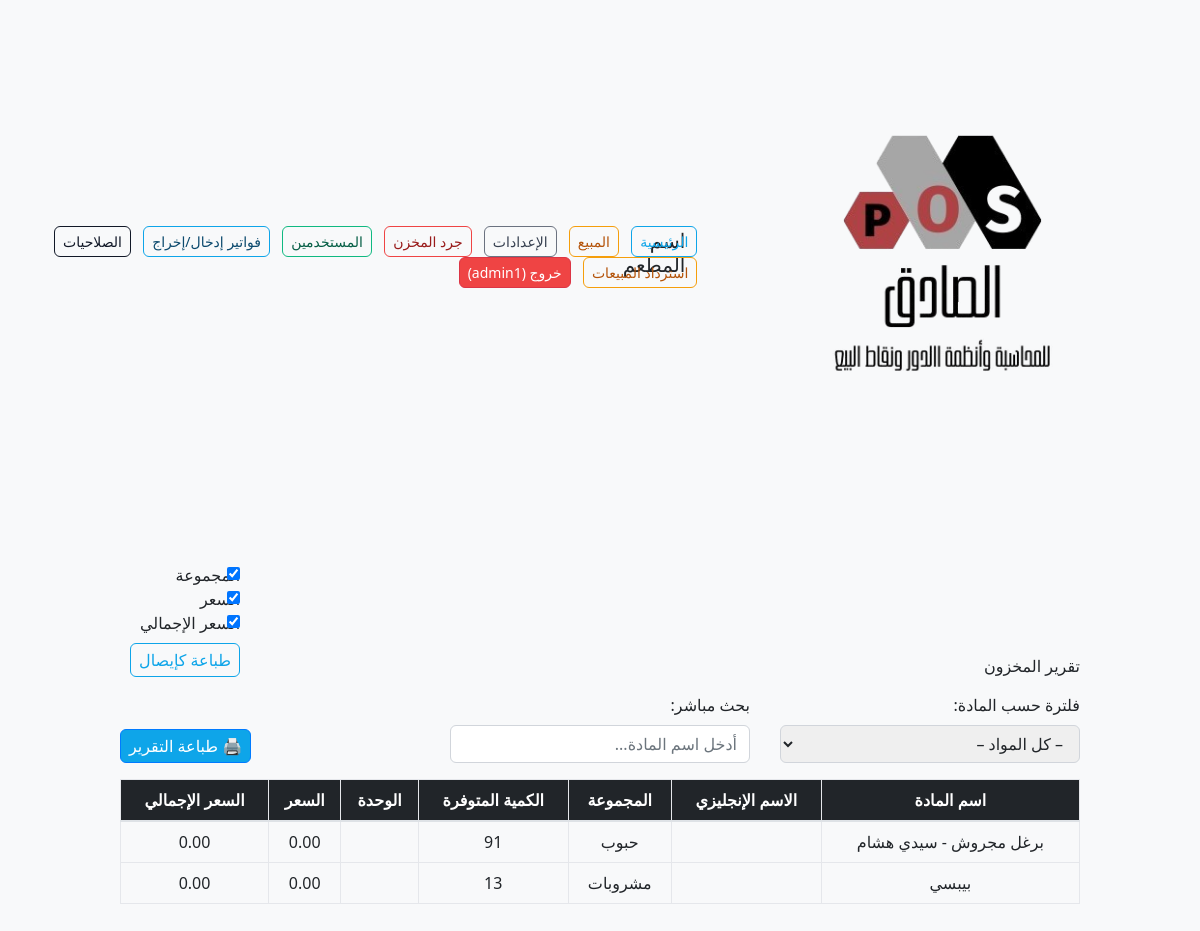
Before: /public/stock_report.php (signed in) with the older database file.
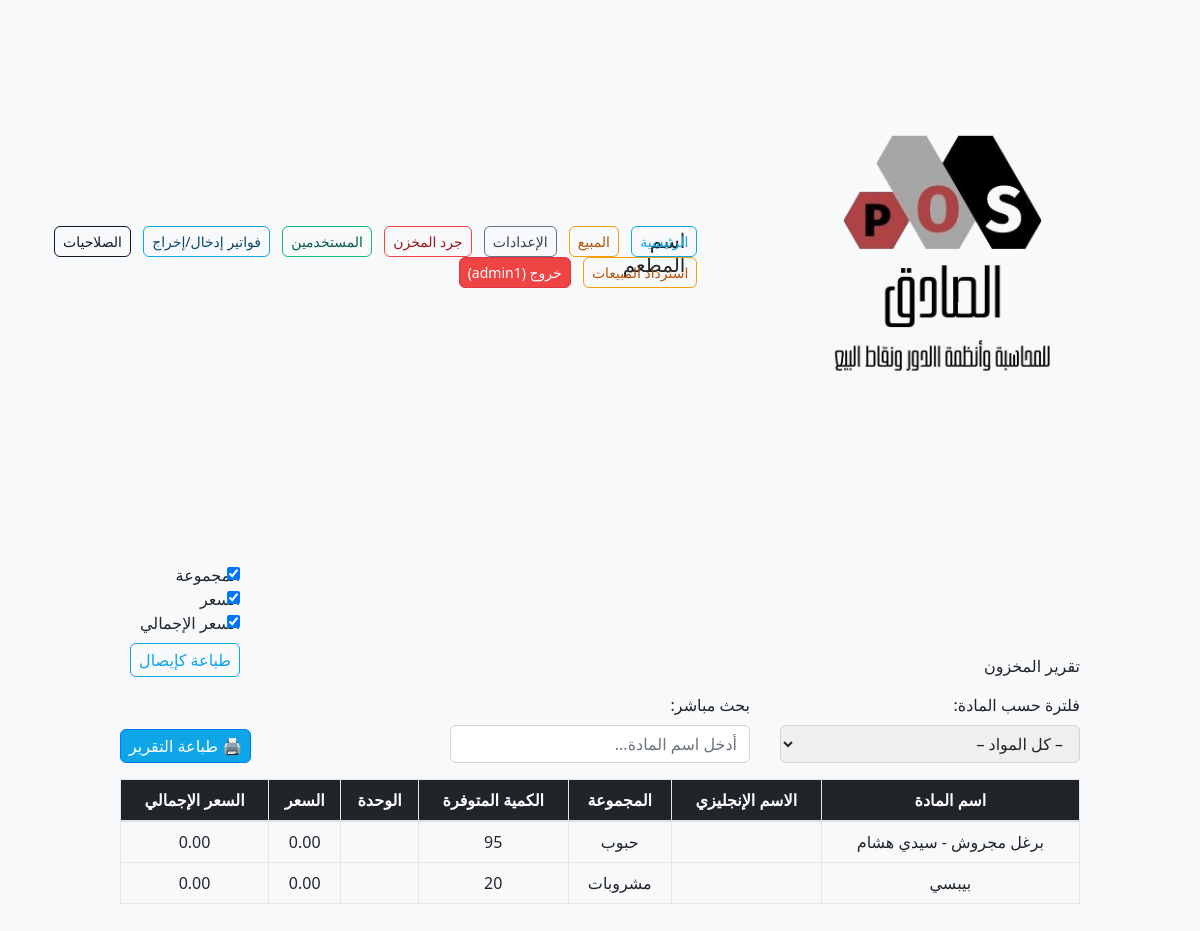
After: the same page with the newer database file.
### tables this page shows
CREATE TABLE Items (
	id INTEGER PRIMARY KEY AUTOINCREMENT,
	name_ar TEXT NOT NULL,
	name_en TEXT,
	barcode TEXT UNIQUE,
	group_id INTEGER REFERENCES Groups(id) ON DELETE SET NULL,
	price REAL NOT NULL,
	stock REAL DEFAULT 0,
	unit TEXT
);

CREATE TABLE Groups (
	id INTEGER PRIMARY KEY AUTOINCREMENT,
	name TEXT NOT NULL,
	printer_id INTEGER REFERENCES Printers(id) ON DELETE SET NULL
);

### src/Auth.php (called while the page is built, shortened)
<?php
class Auth
{
    public static function isLoggedIn(): bool
    {
        return isset($_SESSION['user_id']);
    }
    public static function isAdmin(): bool
    {
        return self::isLoggedIn() && ($_SESSION['role'] === 'Admin');
    }
}

### src/Item.php (called while the page is built, shortened)
<?php
class Item
{
    private PDO $db;
    public function __construct(PDO $db)
    {
        $this->db = $db;
    }
    public function allWithStockAndGroup(): array {
        $stmt = $this->db->query("
            SELECT i.id, i.name_ar, i.name_en, i.stock, i.unit, g.name AS group_name
            FROM Items i
            LEFT JOIN Groups g ON g.id = i.group_id
            ORDER BY i.name_ar
        ");
        return $stmt->fetchAll(PDO::FETCH_ASSOC);
    }
}

### public/stock_report.php (the view, shortened to what this page needs)
<?php
require_once __DIR__ . '/../src/init.php';
require_once __DIR__ . '/../src/Auth.php';
require_once __DIR__ . '/../src/Item.php';
$itemModel = new Item($db);
$items = $itemModel->allWithStockAndGroup();
?>
<?php include 'header.php'; ?>
<main class="container py-4">
  <div class="d-flex justify-content-between align-items-end mb-3">
    <h2 class="mb-0">تقرير المخزون</h2>
    <div>
      <div class="form-check"><input class="form-check-input" type="checkbox" id="sf_group" checked><label class="form-check-label" for="sf_group">المجموعة</label></div>
      <div class="form-check"><input class="form-check-input" type="checkbox" id="sf_price" checked><label class="form-check-label" for="sf_price">السعر</label></div>
      <div class="form-check"><input class="form-check-input" type="checkbox" id="sf_net" checked><label class="form-check-label" for="sf_net">السعر الإجمالي</label></div>
      <button id="printStock" class="btn btn-outline-primary mt-2">طباعة كإيصال</button>
    </div>
  </div>
  <div class="row g-3 mb-3 align-items-end">
    <div class="col-md-4">
      <label for="filterItem" class="form-label">فلترة حسب المادة:</label>
      <select id="filterItem" class="form-select">
        <option value="all">– كل المواد –</option>
      </select>
    </div>
    <div class="col-md-4">
      <label for="searchInput" class="form-label">بحث مباشر:</label>
      <input type="text" id="searchInput" class="form-control" placeholder="أدخل اسم المادة...">
    </div>
    <div class="col-md-4 text-end">
      <button class="btn btn-primary mt-3" onclick="printReport()">🖨️ طباعة التقرير</button>
    </div>
  </div>
  <div class="table-responsive" id="reportArea">
    <table class="table table-bordered table-hover text-center align-middle" id="stockTable">
      <thead class="table-dark">
        <tr>
          <th>اسم المادة</th>
          <th>الاسم الإنجليزي</th>
          <th>المجموعة</th>
          <th>الكمية المتوفرة</th>
          <th>الوحدة</th>
          <th>السعر</th>
          <th>السعر الإجمالي</th>
        </tr>
      </thead>
      <tbody>
        <?php foreach ($items as $it): $net = (float)$it['stock'] * (float)($it['price'] ?? 0); ?>
          <tr data-name="<?= strtolower($it['name_ar']) ?>">
            <td><?= htmlspecialchars($it['name_ar']) ?></td>
            <td><?= htmlspecialchars($it['name_en']) ?></td>
            <td><?= htmlspecialchars($it['group_name']) ?></td>
            <td><?= $it['stock'] ?></td>
            <td><?= htmlspecialchars($it['unit']) ?></td>
            <td><?= number_format((float)($it['price'] ?? 0), 2) ?></td>
            <td><?= number_format($net, 2) ?></td>
          </tr>
        <?php endforeach; ?>
      </tbody>
    </table>
  </div>
</main>

### public/header.php (shortened to what this page needs)
<?php
require_once __DIR__ . '/../src/init.php';
require_once __DIR__ . '/../src/Auth.php';
$stmt = $db->query("SELECT restaurant_name, logo_path FROM System_Settings ORDER BY id DESC LIMIT 1");
$settings = $stmt->fetch(PDO::FETCH_ASSOC);
$restaurantName = $settings['restaurant_name'] ?? 'اسم المطعم';
$logoPath       = $settings['logo_path'] ?? 'images/logo.png';
$username = $_SESSION['username'];
?>
<!DOCTYPE html>
<html lang="ar" dir="rtl">
<head>
  <link rel="stylesheet" href="../assets/bootstrap.min.css">
  <link rel="stylesheet" href="../assets/tailwind.min.css">
  <link rel="stylesheet" href="css/style.css">
  <script src="../assets/tailwindcss.css"></script>
</head>
<body>
  <header class="p-3 bg-light d-flex justify-content-between align-items-center">
    <div class="d-flex align-items-center">
      <img src="<?= htmlspecialchars($logoPath) ?>" alt="شعار" height="50">
      <span class="h5 mx-3"><?= htmlspecialchars($restaurantName) ?></span>
    </div>
    <nav class="no-print">
      <a href="dashboard.php" class="btn btn-sm btn-outline-primary mx-1">الرئيسية</a>
      <a href="pos.php" class="btn btn-sm btn-outline-warning mx-1" data-auth="btn_checkout">المبيع</a>
      <?php if (Auth::isAdmin()): ?>
        <a href="settings.php" class="btn btn-sm btn-outline-secondary mx-1" data-auth="nav_settings">الإعدادات</a>
      <?php endif; ?>
      <?php if (Auth::isAdmin()): ?>
        <a href="stock_report.php" class="btn btn-sm btn-outline-danger mx-1">جرد المخزن</a>
      <?php endif; ?>
      <?php if (Auth::isAdmin()): ?>
        <a href="users.php" class="btn btn-sm btn-outline-success mx-1" data-auth="nav_users">المستخدمين</a>
      <?php endif; ?>
      <?php if (Auth::isAdmin()): ?>
        <a href="warehouse_entries.php" class="btn btn-sm btn-outline-info mx-1" data-auth="nav_warehouse">فواتير إدخال/إخراج</a>
      <?php endif; ?>
      <?php if (Auth::isAdmin()): ?>
        <a href="authorizations.php" class="btn btn-sm btn-outline-dark mx-1">الصلاحيات</a>
      <?php endif; ?>
      <?php if (Auth::isAdmin()): ?>
        <a href="refund.php" class="btn btn-sm btn-outline-warning mx-1">استرداد المبيعات</a>
      <?php endif; ?>
      <a href="logout.php" class="btn btn-sm btn-danger mx-1">خروج (<?= htmlspecialchars($username) ?>)</a>
    </nav>
  </header>
  <main class="container mt-4">

### public/css/style.css (style rules this page uses)
body { background-color: #f8f9fa; text-align: right; }
html, body { direction: rtl !important; text-align: right !important; font-family: 'Segoe UI', Tahoma, Geneva, Verdana, sans-serif; background-color: #f8f9fa; }

Changed rows visible on the page:
changed items "برغل مجروش - سيدي هشام": stock "91" → "95"
changed items "بيبسي": stock "13" → "20"
